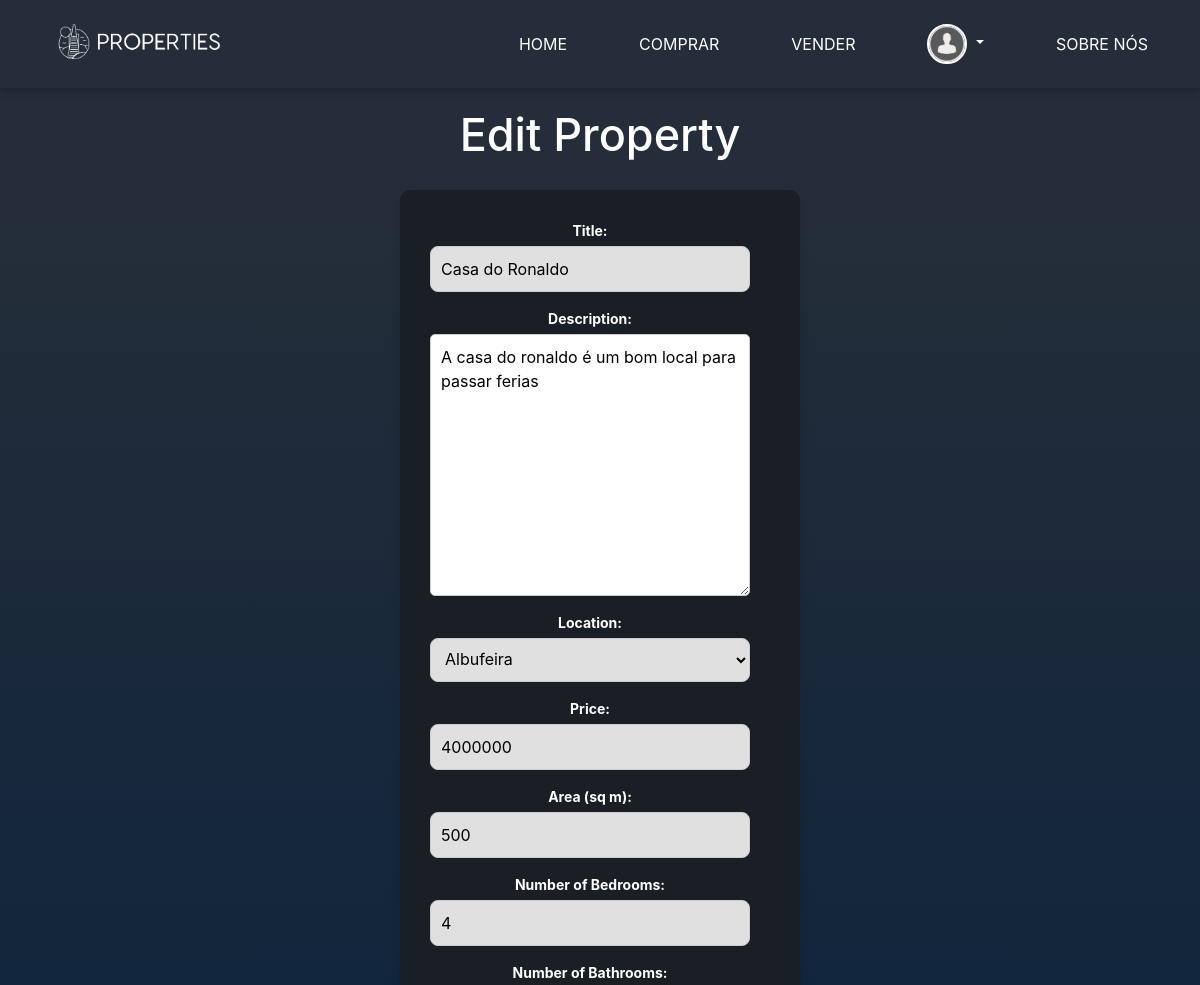
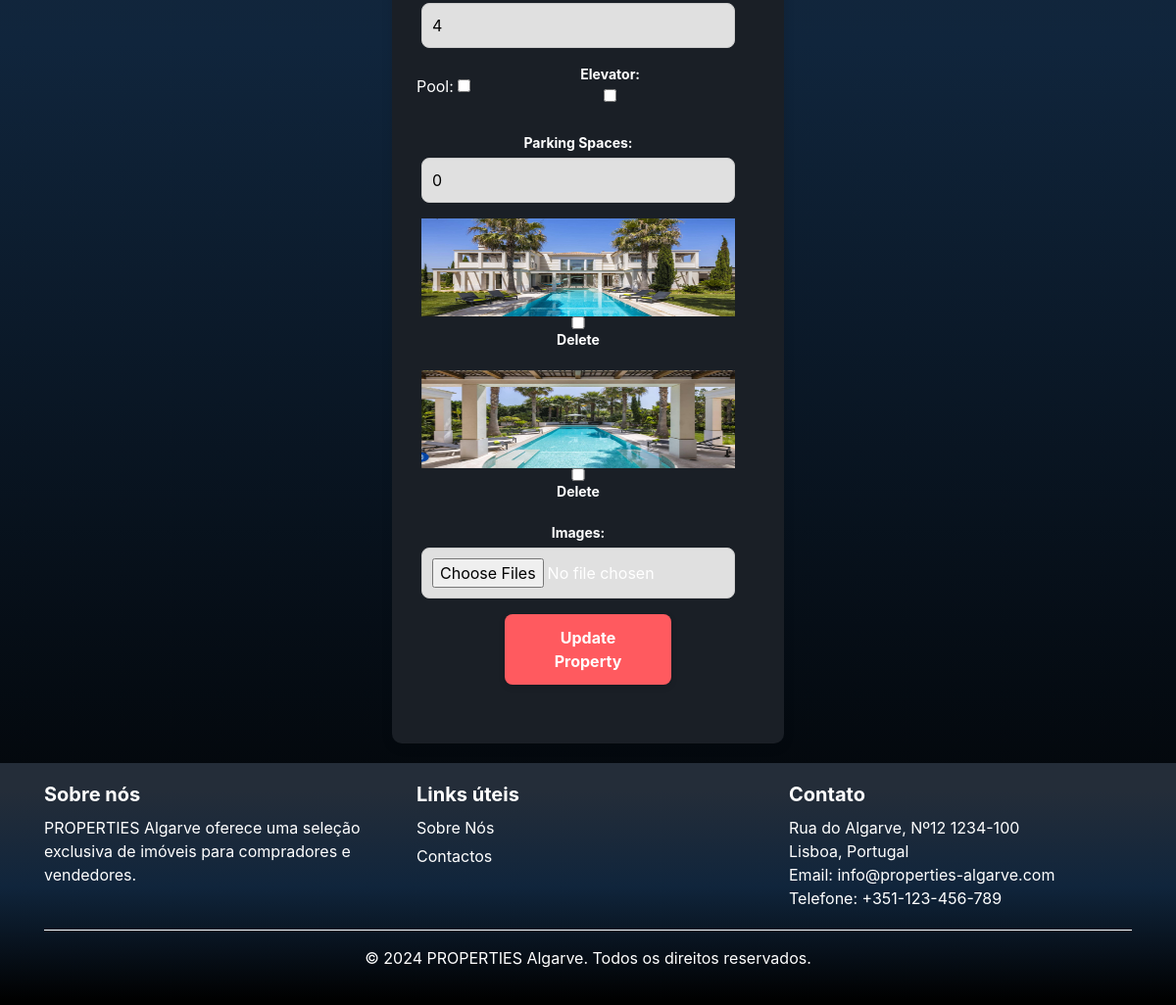
/property/edit/3/ (signed in), run on the app's committed database (2 pictures, top to bottom).
### base/models.py (models this page shows, shortened)
class Profile(models.Model):
    USER_TYPES = (
        ('host', 'Vendedor'),
        ('guest', 'Cliente'),
    )
    user = models.OneToOneField(User, on_delete=models.CASCADE)
    address = models.CharField(max_length=255, null=True, blank=True)
    phone_number = models.CharField(max_length=15, null=True, blank=True)
    user_type = models.CharField(max_length=10, choices=USER_TYPES, default='guest')
    profile_picture = models.ImageField(upload_to='profile_pics/', default='default.png')

class Property(models.Model):
    LOCATION_CHOICES = [
        ('faro', 'Faro'),
        ('lagos', 'Lagos'),
        ('portimao', 'Portimão'),
        ('albufeira', 'Albufeira'),
        ('tavira', 'Tavira'),
        ('olhao', 'Olhão'),
        ('silves', 'Silves'),
        ('loule', 'Loulé'),
        ('vila_real_de_santo_antonio', 'Vila Real de Santo António'),
    ]
    host = models.ForeignKey('Profile', on_delete=models.CASCADE)
    title = models.CharField(max_length=255)
    description = models.TextField()
    location = models.CharField(max_length=100, choices=LOCATION_CHOICES)
    price = models.DecimalField(max_digits=10, decimal_places=0)
    area = models.IntegerField()
    num_bedrooms = models.IntegerField()
    num_bathrooms = models.IntegerField()
    elevator = models.BooleanField(default=False)
    parking_spaces = models.IntegerField(default=0)
    pool = models.BooleanField(default=False)

class PropertyImage(models.Model):
    property = models.ForeignKey('Property', related_name='images', on_delete=models.CASCADE)
    image = models.ImageField(upload_to='property_images/')
    uploaded_at = models.DateTimeField(auto_now_add=True)

### base/views.py (the view)
# urls.py: path('property/edit/<int:property_id>/', views.edit_property, name='edit_property'),
@login_required
def edit_property(request, property_id):
    property = get_object_or_404(Property, pk=property_id, host__user=request.user)
    if request.method == 'POST':
        form = PropertyForm(request.POST, request.FILES, instance=property)
        if form.is_valid():
            property = form.save()
            images = request.FILES.getlist('images')
            for image in images:
                PropertyImage.objects.create(property=property, image=image)
            delete_image_ids = request.POST.getlist('delete_images')
            if delete_image_ids:
                PropertyImage.objects.filter(id__in=delete_image_ids).delete()
            messages.success(request, 'Property updated successfully!')
            return redirect('property_detail', pk=property.id)
        else:
            messages.error(request, 'Please correct the errors below.')
    else:
        form = PropertyForm(instance=property)
    images = PropertyImage.objects.filter(property=property)
    return render(request, 'edit_property.html', {'form': form, 'images': images})

### base/forms.py
class PropertyForm(forms.ModelForm):
    class Meta:
        model = Property
        fields = ('title', 'description', 'location', 'price', 'area', 'num_bedrooms', 'num_bathrooms', 'elevator',
                  'parking_spaces', 'pool')

### templates/edit_property.html (shortened to what this page needs)
{% extends "main.html" %}
{% load static %}
{% block content %}
<div class="content">
    <h2>Edit Property</h2>
    <form method="post" enctype="multipart/form-data" class="form-login">
        <div class="form-group">
            <label for="{{ form.title.id_for_label }}">Title:</label>
            {{ form.title }}
        </div>
        <div class="form-group">
            <label for="{{ form.description.id_for_label }}">Description:</label>
            {{ form.description }}
        </div>
        <div class="form-group">
            <label for="{{ form.location.id_for_label }}">Location:</label>
            {{ form.location }}
        </div>
        <div class="form-group">
            <label for="{{ form.price.id_for_label }}">Price:</label>
            {{ form.price }}
        </div>
        <div class="form-group">
            <label for="{{ form.area.id_for_label }}">Area (sq m):</label>
            {{ form.area }}
        </div>
        <div class="form-group">
            <label for="{{ form.num_bedrooms.id_for_label }}">Number of Bedrooms:</label>
            {{ form.num_bedrooms }}
        </div>
        <div class="form-group">
            <label for="{{ form.num_bathrooms.id_for_label }}">Number of Bathrooms:</label>
            {{ form.num_bathrooms }}
        </div>
        <div class="form-row">
            <div class="form-gr oup">
            <label for="{{ form.pool.id_for_label }}">Pool:</label>
            {{ form.pool }}
            </div>
            <div class="form-group">
            <label for="{{ form.elevator.id_for_label }}">Elevator:</label>
            {{ form.elevator }}
        </div>
        </div>
        <div class="form-group">
            <label for="{{ form.parking_spaces.id_for_label }}">Parking Spaces:</label>
            {{ form.parking_spaces }}
        </div>
        {% for image in images %}
        <div class="form-group">
            <img src="{{ image.image.url }}" alt="Property Image" height="100">
            <input type="checkbox" name="delete_images" value="{{ image.id }}">
            <label for="{{ image.id }}">Delete</label>
        </div>
        {% endfor %}
        <div class="form-group">
            <label for="images">Images:</label>
            <input type="file" name="images" multiple id="images">
        </div>
        <button type="submit" class="btn btn-primary">Update Property</button>
    </form>
</div>
{% endblock %}

### templates/navbar.html (shortened to what this page needs)
{% load static %}
<nav class="navbar">
    <div class="navbar-logo">
        <a href="/" class="navbar-brand">
            <img src="{% static 'images/Logo.png' %}" alt="PROPERTIES Logo" style="width: 200px">
        </a>
    </div>
    <ul>
        <li><a href="{% url 'home' %}" class="nav-link home">HOME</a></li>
        <li><a href="{% url 'comprar' %}" class="nav-link comprar">Comprar</a></li>
        <li><a href="{% url 'add_property' %}" class="nav-link vender">Vender</a></li>
        {% if user.is_authenticated %}
            {% if user.profile.profile_picture %}
            <li class="nav-item dropdown">
                <a href="#" class="nav-link dropdown-toggle" id="navbarDropdown" role="button" data-toggle="dropdown" aria-haspopup="true" aria-expanded="false">
                    <img src="{{ user.profile.profile_picture.url }}" alt="Profile picture" class="navbar-profile-picture"/>
                </a>
            </li>
            {% else %}
                <li>
                    <a href="{% url 'profile' %}" class="nav-link profile">
                        <img src="{% static 'images/default-profile-pic.png' %}" alt="Default profile picture" class="navbar-profile-picture"/>
                    </a>
                </li>
            {% endif %}
        {% else %}
            <li><a href="{% url 'login' %}" class="nav-link login">Login</a></li>
            <li><a href="{% url 'signup' %}" class="nav-link signup">Signup</a></li>
        {% endif %}
        <li><a href="{% url 'sobrenos' %}" class="nav-link sobrenos">Sobre Nós</a></li>
    </ul>
</nav>

### base/static/css/style.css (style rules this page uses)
* { margin: 0; padding: 0; box-sizing: border-box; font-family: 'SFProDisplay', sans-serif; }
html, body { margin: 0; padding: 0; min-height: 100%; position: relative; font-family: 'SFProDisplay', sans-serif; background: linear-gradient(180deg, rgb(36, 45, 57) 11.2%, rgb(16, 37, 60) 51.2%, rgb(0, 0, 0) 98.6%); background-attachment: fixed; background-repeat: no-repeat; background-size: cover; }
.content { width: 100%; display: flex; flex-direction: column; align-items: center; justify-content: center; min-height: 20vh; text-align: center; color: #fff; }
.content h2 { font-size: 45px; margin-top: 20px; }
.content button { background-color: #FF5A5F; color: #ffffff; border: none; padding: 15px 30px; font-size: 18px; font-weight: bold; border-radius: 25px; cursor: pointer; box-shadow: 0 2px 6px rgba(0, 0, 0, 0.15); transition: background-color 0.3s, box-shadow 0.3s; margin-right: 15px; }
.content button:last-of-type { margin-right: 0; }
.form-group { flex-grow: 1; margin-right: 20px; }
.form-row { display: flex; justify-content: space-between; align-items: center; margin-bottom: 20px; }
.navbar-profile-picture { height: 40px; width: 40px; border-radius: 50%; object-fit: cover; }
.form-group input, .form-group select, .form-group textarea { width: 100%; padding: 10px; border: 1px solid #ccc; border-radius: 5px; font-size: 16px; }
.form-group label { display: block; font-weight: bold; margin-bottom: 5px; font-size: 14px; }
.form-group label { font-weight: bold; margin-bottom: 5px; }
.form-login { background-color: #1A1F26; border-radius: 10px; box-shadow: 0 4px 12px rgba(0, 0, 0, 0.1); padding: 30px; padding-bottom: 60px; max-width: 400px; width: 100%; margin: 20px; }
.form-login input[type="text"], .form-login input[type="password"], .form-login input[type="email"] { width: 100%; padding: 12px; margin-bottom: 0px; border: 0 solid #ccc; border-radius: 8px; box-sizing: border-box; font-size: 16px; background-color: #E0E0E0; }
.form-login button[type="submit"] { background-color: #FF5A5F; border: none; border-radius: 8px; color: #fff; padding: 12px 24px; cursor: pointer; font-size: 16px; transition: background-color 0.2s ease; width: 50%; }
.form-login .form-row { display: flex; justify-content: space-between; gap: 10px; margin-bottom: 15px; }
.form-login .form-group { flex: 1; display: flex; flex-direction: column; }
.form-login .form-group label { margin-bottom: 5px; }
.form-login .form-group input, .form-login .form-group select { width: 100%; padding: 10px; border-radius: 8px; box-sizing: border-box; border: 1px solid #ccc; background-color: #E0E0E0; font-size: 16px; }

### base/static/css/footer.css (style rules this page uses)
html, body { height: 100%; margin: 0; display: flex; flex-direction: column; }

### base/static/css/navbar.css (style rules this page uses)
.navbar { width: 100%; margin: auto; padding: 15px 0; display: flex; align-items: center; justify-content: flex-end; top: 0; left: 0; z-index: 1000; box-shadow: 0 4px 8px rgba(0, 0, 0, 0.2); }
.navbar-logo { flex-grow: 1; }
.navbar-brand { text-decoration: none; color: white; font-size: 20px; padding-left: 20px; font-weight: bold; }
.navbar ul { list-style: none; display: flex; align-items: center; margin: 0; padding: 0; }
.navbar ul li { list-style: none; display: inline-block; margin: 0 20px; position: relative; }
.navbar ul li a { text-decoration: none; color: white; text-transform: uppercase; transition: color 0.3s; }
.navbar ul li::after { content: ''; height: 3px; width: 0; background: #FF5A5F; position: absolute; left: 0; bottom: -5px; transition: 0.5s; }
.navbar-profile-picture { height: 40px !important; width: 40px !important; border-radius: 50% !important; object-fit: cover !important; border: 2px solid white !important; transition: border 0.3s, box-shadow 0.3s; }

### data on the page
Property: title "Casa do Ronaldo", description "A casa do ronaldo é um bom local para passar ferias", location "Albufeira", price "4000000", area "500", num_bedrooms "4", num_bathrooms "4", parking_spaces "0"
PropertyImage: image (picture)
PropertyImage: image (picture)
